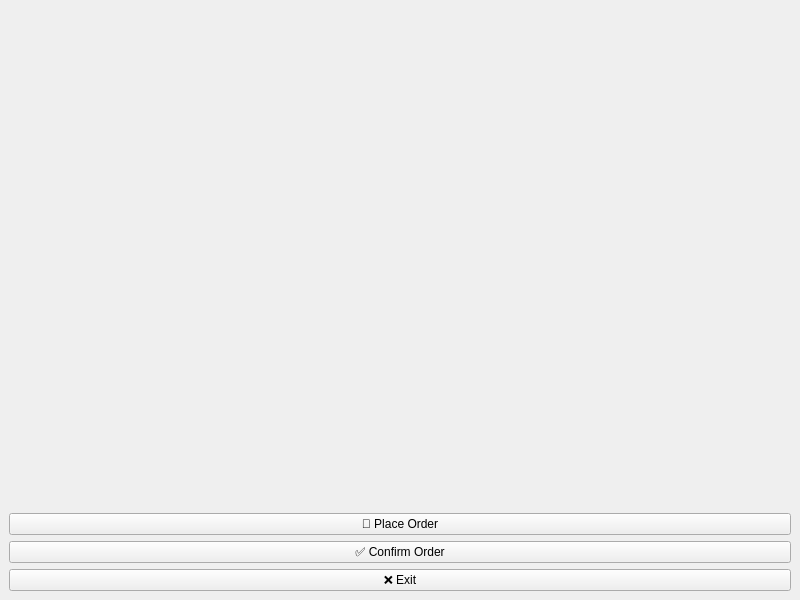
<?xml version="1.0" encoding="UTF-8"?>
<ui version="4.0">
 <class>MainWindow</class>
 <widget class="QMainWindow" name="MainWindow">
  <property name="geometry">
   <rect>
    <x>0</x>
    <y>0</y>
    <width>800</width>
    <height>600</height>
   </rect>
  </property>
  <property name="windowTitle">
   <string>🍕 Online Food Delivery</string>
  </property>
  <widget class="QWidget" name="centralwidget">
   <layout class="QVBoxLayout" name="verticalLayout">
    <item>
     <widget class="QLabel" name="labelImage">
      <property name="pixmap">
       <pixmap resource="resources.qrc">:/images/food_banner.jpg</pixmap>
      </property>
      <property name="alignment">
       <set>Qt::AlignCenter</set>
      </property>
     </widget>
    </item>
    <item>
     <widget class="QPushButton" name="btnPlaceOrder">
      <property name="text">
       <string>🛒 Place Order</string>
      </property>
     </widget>
    </item>
    <item>
     <widget class="QPushButton" name="btnConfirmOrder">
      <property name="text">
       <string>✅ Confirm Order</string>
      </property>
     </widget>
    </item>
    <item>
     <widget class="QPushButton" name="btnExit">
      <property name="text">
       <string>❌ Exit</string>
      </property>
     </widget>
    </item>
   </layout>
  </widget>
 </widget>
 <resources>
  <include location="resources.qrc"/>
 </resources>
 <connections/>
</ui>
